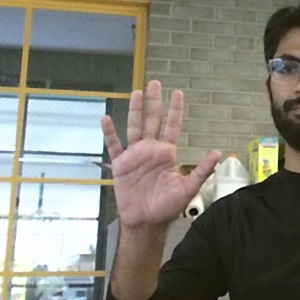
#> input picture Naveen/Backup/images/10_l.jpg, 300 x 300 px, given in place of the camera
$ python hand_detector2.py   (older library calls are emulated)
#> lines starting #> are read from the running program, lines starting #| are printed output that depends on the picture; after the words box and inside, x2 and y2 are one past the last pixel; in counts of white or black regions, pixels touching at a corner belong together
import cv2
import numpy as np
import time

#Open Camera object
cap = cv2.VideoCapture(0)

#Decrease frame size
cap.set(cv2.CAP_PROP_FRAME_WIDTH, 1000)
cap.set(cv2.CAP_PROP_FRAME_HEIGHT, 600)

def nothing(x):
    pass

# Function to find angle between two vectors
# [7 lines left out: function Angle, not called in this run]

# Function to find distance between two points in a list of lists
def FindDistance(A,B):
    return np.sqrt(np.power((A[0][0]-B[0][0]),2) + np.power((A[0][1]-B[0][1]),2))


# Creating a window for HSV track bars
cv2.namedWindow('HSV_TrackBar')

# Starting with 100's to prevent error while masking
h,s,v = 100,100,100

# Creating track bar
cv2.createTrackbar('h', 'HSV_TrackBar',0,179,nothing)
cv2.createTrackbar('s', 'HSV_TrackBar',0,255,nothing)
cv2.createTrackbar('v', 'HSV_TrackBar',0,255,nothing)

while(1):

    #Measure execution time
    start_time = time.time()

    #Capture frames from the camera
    ret, frame = cap.read()
#> frame is the input picture: shape (300, 300, 3); mean B, G, R 120.8, 130.9, 131.9

    #Blur the image
    blur = cv2.blur(frame,(3,3))

 	#Convert to HSV color space
    hsv = cv2.cvtColor(blur,cv2.COLOR_BGR2HSV)
#> hsv: shape (300, 300, 3); mean H, S, V 47.9, 50.4, 139.3

    #Create a binary image with where white will be skin colors and rest is black
    mask2 = cv2.inRange(hsv,np.array([2,50,50]),np.array([15,255,255]))
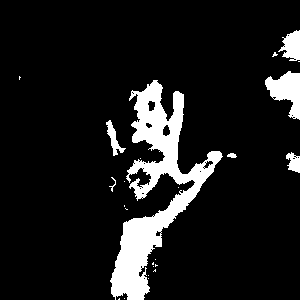
#> mask2: shape (300, 300); 10.6% white; 24 white regions (17 under 20 px), largest, box (x1, y1, x2, y2) and area: (110, 80, 223, 300) 7632, (265, 71, 300, 120) 948, (278, 30, 300, 61) 436

    #Kernel matrices for morphological transformation
    kernel_square = np.ones((11,11),np.uint8)
    kernel_ellipse= cv2.getStructuringElement(cv2.MORPH_ELLIPSE,(5,5))

    #Perform morphological transformations to filter out the background noise
    #Dilation increase skin color area
    #Erosion increase skin color area
    dilation = cv2.dilate(mask2,kernel_ellipse,iterations = 1)
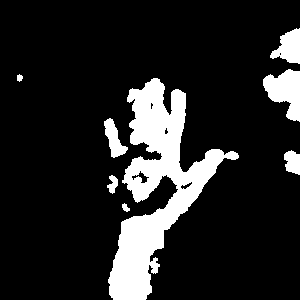
#> dilation: shape (300, 300); 14.5% white; 8 white regions, largest, box (x1, y1, x2, y2) and area: (108, 78, 239, 300) 10265, (263, 69, 300, 122) 1193, (270, 28, 300, 64) 666
    erosion = cv2.erode(dilation,kernel_square,iterations = 1)
#> erosion: shape (300, 300); 5.4% white; 9 white regions (2 under 20 px), largest, box (x1, y1, x2, y2) and area: (115, 192, 193, 300) 2392, (137, 87, 181, 178) 1433, (270, 76, 300, 115) 540
    dilation2 = cv2.dilate(erosion,kernel_ellipse,iterations = 1)
#> dilation2: shape (300, 300); 7.8% white; 7 white regions, largest, box (x1, y1, x2, y2) and area: (113, 190, 195, 300) 2998, (135, 85, 188, 182) 2384, (268, 74, 300, 117) 725
    filtered = cv2.medianBlur(dilation2,5)
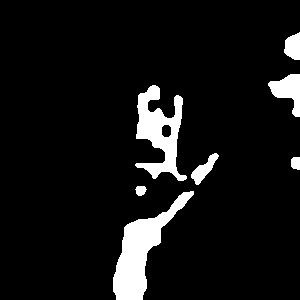
#> filtered: shape (300, 300); 7.8% white; 7 white regions, largest, box (x1, y1, x2, y2) and area: (113, 191, 194, 300) 2997, (135, 85, 187, 181) 2388, (268, 74, 300, 117) 723
    kernel_ellipse= cv2.getStructuringElement(cv2.MORPH_ELLIPSE,(8,8))
    dilation2 = cv2.dilate(filtered,kernel_ellipse,iterations = 1)
#> dilation2: shape (300, 300); 12.2% white; 5 white regions, box (x1, y1, x2, y2) and area: (110, 82, 223, 300) 8883, (265, 71, 300, 121) 1091, (281, 29, 300, 64) 545, (132, 183, 151, 200) 264, (288, 154, 300, 174) 220
    kernel_ellipse= cv2.getStructuringElement(cv2.MORPH_ELLIPSE,(5,5))
    dilation3 = cv2.dilate(filtered,kernel_ellipse,iterations = 1)
#> dilation3: shape (300, 300); 10.1% white; 6 white regions, box (x1, y1, x2, y2) and area: (133, 83, 221, 187) 3816, (111, 189, 196, 300) 3604, (266, 72, 300, 119) 917, (282, 30, 300, 62) 441, (133, 184, 149, 198) 173, (289, 155, 300, 172) 165
    median = cv2.medianBlur(dilation2,5)
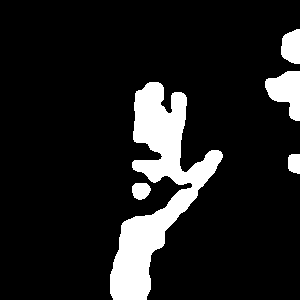
#> median: shape (300, 300); 12.2% white; 5 white regions
    ret,thresh = cv2.threshold(median,127,255,0)

    #Find contours of the filtered frame
    _, contours, _ = cv2.findContours(thresh,cv2.RETR_TREE,cv2.CHAIN_APPROX_SIMPLE)
#> contours = 5 contours; box (x1, y1, x2, y2) and area: (110, 82, 223, 300) 8539, (265, 71, 300, 121) 1016, (281, 29, 300, 64) 498, (132, 183, 151, 200) 230, (288, 154, 300, 174) 188

    #Draw Contours
    #cv2.drawContours(frame, cnt, -1, (122,122,0), 3)
    #cv2.imshow('Dilation',median)

	#Find Max contour area (Assume that hand is in the frame)
    max_area=100
    ci=0
    for i in range(len(contours)):
        cnt=contours[i]
        area = cv2.contourArea(cnt)
        if(area>max_area):
            max_area=area
            ci=i
#> this loop made 5 passes
#> (area, max_area, ci) on passes 1, 3: (230, 230, 0), (8539, 8539, 2)
#> after the loop, ci = 2; max_area = 8539

	#Largest area contour
    cnts = contours[ci]
#> cnts = contour of 294 points, box (x1, y1, x2, y2) (110, 82, 223, 300), area 8539

    #Find convex hull
    hull = cv2.convexHull(cnts)
#> hull = contour of 16 points, box (x1, y1, x2, y2) (110, 82, 223, 300), area 14580

    #Find convex defects
    hull2 = cv2.convexHull(cnts,returnPoints = False)
#> hull2 = [293, 268, 266, 265, 223, 221, 220, 216, 156, 155, 149, 148, 10, 8, 2, 0]
    defects = cv2.convexityDefects(cnts,hull2)
#> defects = [[0, 2, 1, 114], [2, 8, 5, 546], [8, 10, 9, 114], [10, 148, 87, 17712], [149, 155, 150, 114], [156, 216, 175, 4437], [216, 220, 217, 114], [221, 223, 222, 114], [223, 265, 244, 11118], [266, 268, 267, 114], [268, 293, 278, 6257]]

    #Get defect points and draw them in the original image
    FarDefect = []
    for i in range(defects.shape[0]):
        s,e,f,d = defects[i,0]
        start = tuple(cnts[s][0])
        end = tuple(cnts[e][0])
        far = tuple(cnts[f][0])
        FarDefect.append(far)
        cv2.line(frame,start,end,[0,255,0],1)
        cv2.circle(frame,far,10,[100,255,255],3)
#> this loop made 11 passes
#> (s, e, f, d, start, end, far) on passes 1 to 7: (0, 2, 1, 114, (149, 82), (147, 83), (148, 83)), (2, 8, 5, 546, (147, 83), (136, 91), (141, 90)), (8, 10, 9, 114, (136, 91), (135, 93), (136, 92)), (10, 148, 87, 17712, (135, 93), (110, 274), (192, 186)), (149, 155, 150, 114, (110, 293), (113, 299), (111, 294)), (156, 216, 175, 4437, (146, 299), (220, 161), (151, 253)), (216, 220, 217, 114, (220, 161), (222, 157), (220, 160))
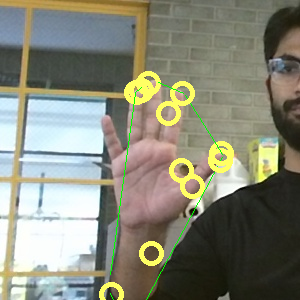
#> frame: shape (300, 300, 3); mean B, G, R 119.6, 135.4, 134.6
#> after the loop, FarDefect = [(148, 83), (141, 90), (136, 92), (192, 186), (111, 294), (151, 253), (220, 160), (221, 153), (181, 170), (182, 93), (168, 113)]

	#Find moments of the largest contour
    moments = cv2.moments(cnts)
#> moments = moments, m00 8539, centre m10/m00, m01/m00 = (155.8, 188.9)

    #Central mass of first order moments
    if moments['m00']!=0:
        cx = int(moments['m10']/moments['m00']) # cx = M10/M00
#> cx = 155
        cy = int(moments['m01']/moments['m00']) # cy = M01/M00
#> cy = 188
    centerMass=(cx,cy)
#> centerMass = (155, 188)

    #Draw center mass
    cv2.circle(frame,centerMass,7,[100,0,255],2)
    font = cv2.FONT_HERSHEY_SIMPLEX
#> font = 0
    cv2.putText(frame,'Center',tuple(centerMass),font,2,(255,255,255),2)

    #Distance from each finger defect(finger webbing) to the center mass
    distanceBetweenDefectsToCenter = []
    for i in range(0,len(FarDefect)):
        x =  np.array(FarDefect[i])
        centerMass = np.array(centerMass)
        distance = np.sqrt(np.power(x[0]-centerMass[0],2)+np.power(x[1]-centerMass[1],2))
        distanceBetweenDefectsToCenter.append(distance)
#> this loop made 11 passes
#> (x, distance) on passes 1 to 8: ([148, 83], 105.2), ([141, 90], 98.99), ([136, 92], 97.86), ([192, 186], 37.05), ([111, 294], 114.8), ([151, 253], 65.12), ([220, 160], 70.77), ([221, 153], 74.71)
#> after the loop, distanceBetweenDefectsToCenter = [105.2, 98.99, 97.86, 37.05, 114.8, 65.12, 70.77, 74.71, 31.62, 98.76, 76.12]

    #Get an average of three shortest distances from finger webbing to center mass
    sortedDefectsDistances = sorted(distanceBetweenDefectsToCenter)
#> sortedDefectsDistances = [31.62, 37.05, 65.12, 70.77, 74.71, 76.12, 97.86, 98.76, 98.99, 105.2, 114.8]
    AverageDefectDistance = np.mean(sortedDefectsDistances[0:2])
#> AverageDefectDistance = 34.34

    #Get fingertip points from contour hull
    #If points are in proximity of 80 pixels, consider as a single point in the group
    finger = []
    for i in range(0,len(hull)-1):
        if (np.absolute(hull[i][0][0] - hull[i+1][0][0]) > 80) or ( np.absolute(hull[i][0][1] - hull[i+1][0][1]) > 80):
            if hull[i][0][1] <500 :
                finger.append(hull[i][0])
#> this loop made 15 passes
#> after the loop, finger = [[220, 161], [110, 274]]

    #The fingertip points are 5 hull points with largest y coordinates
    finger =  sorted(finger,key=lambda x: x[1])
    fingers = finger[0:5]
#> fingers = [[220, 161], [110, 274]]

    #Calculate distance of each finger tip to the center mass
    fingerDistance = []
    for i in range(0,len(fingers)):
        distance = np.sqrt(np.power(fingers[i][0]-centerMass[0],2)+np.power(fingers[i][1]-centerMass[0],2))
        fingerDistance.append(distance)
#> this loop made 2 passes
#> distance on passes 1 to 2: 65.28, 127.2
#> after the loop, fingerDistance = [65.28, 127.2]

    #Finger is pointed/raised if the distance of between fingertip to the center mass is larger
    #than the distance of average finger webbing to center mass by 130 pixels
    result = 0
    for i in range(0,len(fingers)):
        if fingerDistance[i] > AverageDefectDistance+130:
            result = result +1
#> this loop made 2 passes
#> after the loop, result = 0

    #Print number of pointed fingers
    cv2.putText(frame,str(result),(100,100),font,2,(255,255,255),2)
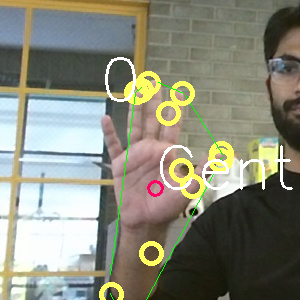
#> frame: shape (300, 300, 3); mean B, G, R 121.7, 136.8, 136.3

    # [11 lines of commented-out code are left out]
    x,y,w,h = cv2.boundingRect(cnts)
#> x = 110; y = 82; w = 113; h = 218
    img = cv2.rectangle(frame,(x,y),(x+w,y+h),(0,255,0),2)

    cv2.drawContours(frame,[hull],-1,(255,255,255),2)
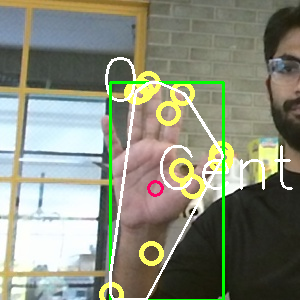
#> frame: shape (300, 300, 3); mean B, G, R 122.8, 140.4, 136.4

    ##### Show final image ########
    cv2.imshow('Dilation',frame)
    ###############################

    #Print execution time
    #print time.time()-start_time

    #close the output video by pressing 'ESC'
    k = cv2.waitKey(5) & 0xFF
#> (key Esc is pressed here)
    if k == 27:
        break


cap.release()
cv2.destroyAllWindows()

$ run again, on Naveen/Backup/images/11_l.jpg
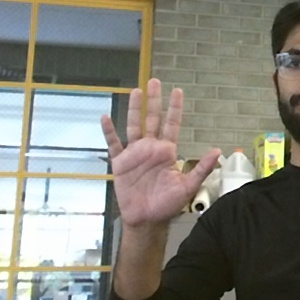
#> input picture Naveen/Backup/images/11_l.jpg, 300 x 300 px, given in place of the camera
#> frame is the input picture: shape (300, 300, 3); mean B, G, R 124, 133.5, 134.3
#> hsv: shape (300, 300, 3); mean H, S, V 48.6, 48.8, 141.8
#> `mask2 = cv2.inRange(hsv,np.array([2,50,50]),np.array([15,255,255]))`:
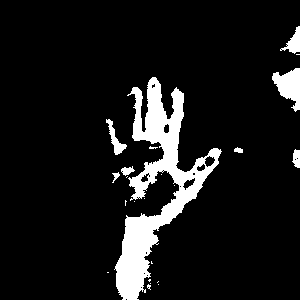
#> mask2: shape (300, 300); 9.6% white; 23 white regions (15 under 20 px), largest, box (x1, y1, x2, y2) and area: (114, 77, 222, 300) 7150, (272, 68, 300, 112) 703, (280, 26, 300, 54) 248
#> dilation: shape (300, 300); 13.5% white; 8 white regions, largest, box (x1, y1, x2, y2) and area: (110, 75, 224, 300) 10036, (270, 66, 300, 114) 898, (104, 117, 129, 157) 454
#> erosion: shape (300, 300); 4.4% white; 11 white regions (4 under 20 px), largest, box (x1, y1, x2, y2) and area: (119, 190, 194, 300) 1939, (136, 83, 181, 179) 1359, (277, 72, 300, 107) 365
#> filtered: shape (300, 300); 6.6% white; 9 white regions (3 under 20 px), largest, box (x1, y1, x2, y2) and area: (117, 82, 205, 300) 5046, (276, 70, 300, 109) 497, (131, 179, 146, 197) 164, (289, 29, 300, 53) 147, (294, 151, 300, 165) 62, (115, 146, 121, 150) 20
#> dilation3: shape (300, 300); 8.9% white; 9 white regions, largest, box (x1, y1, x2, y2) and area: (115, 80, 207, 300) 6585, (274, 68, 300, 111) 642, (129, 177, 148, 199) 285
#> median: shape (300, 300); 11% white; 6 white regions
#> contours = 6 contours; box (x1, y1, x2, y2) and area: (114, 79, 209, 300) 8093, (273, 67, 300, 113) 718, (286, 26, 300, 57) 266, (291, 148, 300, 169) 134, (112, 143, 125, 154) 99, (211, 149, 221, 159) 68
#> the loop `for i in range(len(contours)):` made 6 passes
#> (area, max_area, ci) on passes 2, 4: (133.5, 133.5, 1), (8093, 8093, 3)
#> after the loop `for i in range(len(contours)):`: ci = 3; max_area = 8093
#> cnts = contour of 316 points, box (x1, y1, x2, y2) (114, 79, 209, 300), area 8093
#> hull = contour of 19 points, box (x1, y1, x2, y2) (114, 79, 209, 300), area 13068
#> hull2 = 19 values, max 315 at index 0, min 0 at index 18, mean 188.2
#> defects = 13 rows, first 6: [0, 2, 1, 114], [2, 12, 9, 1400], [13, 169, 126, 13534], [170, 174, 173, 190], [174, 182, 175, 114], [183, 237, 216, 4624]
#> the loop `for i in range(defects.shape[0]):` made 13 passes
#> (s, e, f, d, start, end, far) on passes 1 to 7: (0, 2, 1, 114, (150, 79), (148, 80), (149, 80)), (2, 12, 9, 1400, (148, 80), (136, 91), (143, 92)), (13, 169, 126, 13534, (134, 93), (114, 264), (176, 189)), (170, 174, 173, 190, (114, 286), (116, 291), (116, 289)), (174, 182, 175, 114, (116, 291), (120, 299), (117, 292)), (183, 237, 216, 4624, (140, 299), (198, 196), (157, 232)), (237, 241, 240, 398, (198, 196), (203, 187), (199, 191))
#> after the loop `for i in range(defects.shape[0]):`: FarDefect = [(149, 80), (143, 92), (176, 189), (116, 289), (117, 292), (157, 232), (199, 191), (203, 186), (205, 181), (204, 169), (179, 166), (185, 95), (169, 113)]
#> moments = moments, m00 8093, centre m10/m00, m01/m00 = (154.8, 187.1)
#> cx = 154
#> cy = 187
#> `centerMass=(cx,cy)`: centerMass = (154, 187)
#> font = 0
#> the loop `for i in range(0,len(FarDefect)):` made 13 passes
#> (x, distance) on passes 1 to 8: ([149, 80], 107.1), ([143, 92], 95.63), ([176, 189], 22.09), ([116, 289], 108.8), ([117, 292], 111.3), ([157, 232], 45.1), ([199, 191], 45.18), ([203, 186], 49.01)
#> after the loop `for i in range(0,len(FarDefect)):`: distanceBetweenDefectsToCenter = [107.1, 95.63, 22.09, 108.8, 111.3, 45.1, 45.18, 49.01, 51.35, 53.14, 32.65, 97.08, 75.5]
#> sortedDefectsDistances = [22.09, 32.65, 45.1, 45.18, 49.01, 51.35, 53.14, 75.5, 95.63, 97.08, 107.1, 108.8, 111.3]
#> AverageDefectDistance = 27.37
#> the loop `for i in range(0,len(hull)-1):` made 18 passes
#> after the loop `for i in range(0,len(hull)-1):`: finger = [[198, 196], [114, 264]]
#> the loop `for i in range(0,len(fingers)):` made 2 passes
#> distance on passes 1 to 2: 60.83, 117
#> after the loop `for i in range(0,len(fingers)):`: fingerDistance = [60.83, 117]
#> the loop `for i in range(0,len(fingers)):` made 2 passes
#> after the loop `for i in range(0,len(fingers)):`: result = 0
#> `x,y,w,h = cv2.boundingRect(cnts)`: x = 114; y = 79; w = 95; h = 221
#> `cv2.drawContours(frame,[hull],-1,(255,255,255),2)`:
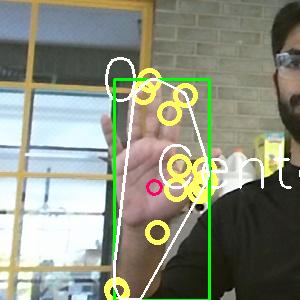
#> frame: shape (300, 300, 3); mean B, G, R 125.9, 143.3, 139.2

$ run again, on Naveen/Backup/images/12_l.jpg
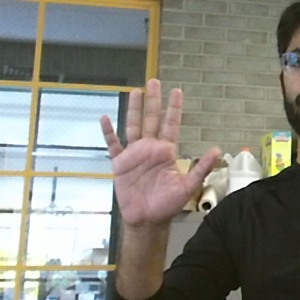
#> input picture Naveen/Backup/images/12_l.jpg, 300 x 300 px, given in place of the camera
#> frame is the input picture: shape (300, 300, 3); mean B, G, R 127.3, 136.5, 136.5
#> hsv: shape (300, 300, 3); mean H, S, V 51.2, 48, 144.5
#> `mask2 = cv2.inRange(hsv,np.array([2,50,50]),np.array([15,255,255]))`:
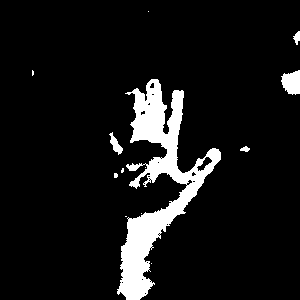
#> mask2: shape (300, 300); 8.6% white; 13 white regions (8 under 20 px), largest, box (x1, y1, x2, y2) and area: (117, 79, 221, 300) 7098, (281, 70, 300, 95) 359, (109, 132, 123, 155) 134, (293, 31, 300, 45) 60, (240, 146, 250, 152) 38
#> dilation: shape (300, 300); 11.7% white; 7 white regions (1 under 20 px), largest, box (x1, y1, x2, y2) and area: (112, 77, 223, 300) 9533, (279, 68, 300, 97) 474, (107, 130, 125, 157) 267, (291, 29, 300, 47) 119, (238, 144, 252, 154) 98, (30, 68, 36, 78) 48
#> erosion: shape (300, 300); 4.3% white; 4 white regions (2 under 20 px), largest, box (x1, y1, x2, y2) and area: (122, 83, 202, 300) 3682, (285, 75, 300, 91) 176
#> filtered: shape (300, 300); 6.2% white; 4 white regions, box (x1, y1, x2, y2) and area: (120, 82, 204, 300) 5277, (283, 73, 300, 93) 254, (211, 151, 219, 160) 54, (296, 35, 300, 43) 20
#> dilation3: shape (300, 300); 8.1% white; 4 white regions, box (x1, y1, x2, y2) and area: (118, 80, 206, 300) 6783, (281, 71, 300, 95) 348, (209, 149, 221, 162) 121, (294, 33, 300, 45) 50
#> median: shape (300, 300); 9.8% white; 4 white regions
#> contours = 4 contours; box (x1, y1, x2, y2) and area: (117, 79, 208, 300) 7748, (280, 70, 300, 97) 401, (208, 148, 223, 164) 172, (293, 32, 300, 47) 66
#> the loop `for i in range(len(contours)):` made 4 passes
#> (area, max_area, ci) on passes 1 to 2: (171.5, 171.5, 0), (7748, 7748, 1)
#> after the loop `for i in range(len(contours)):`: ci = 1; max_area = 7748
#> cnts = contour of 295 points, box (x1, y1, x2, y2) (117, 79, 208, 300), area 7748
#> hull = contour of 20 points, box (x1, y1, x2, y2) (117, 79, 208, 300), area 12874
#> hull2 = 20 values, max 294 at index 0, min 0 at index 19, mean 171.8
#> defects = 14 rows, first 6: [0, 2, 1, 114], [2, 14, 9, 944], [14, 16, 15, 114], [16, 143, 91, 14903], [143, 151, 146, 579], [152, 157, 154, 181]
#> the loop `for i in range(defects.shape[0]):` made 14 passes
#> (s, e, f, d, start, end, far) on passes 1 to 7: (0, 2, 1, 114, (150, 79), (148, 80), (149, 80)), (2, 14, 9, 944, (148, 80), (134, 92), (142, 90)), (14, 16, 15, 114, (134, 92), (133, 94), (134, 93)), (16, 143, 91, 14903, (133, 94), (119, 248), (183, 187)), (143, 151, 146, 579, (119, 248), (117, 286), (120, 272)), (152, 157, 154, 181, (117, 292), (124, 299), (122, 296)), (159, 161, 160, 164, (144, 298), (149, 292), (144, 297))
#> after the loop `for i in range(defects.shape[0]):`: FarDefect = [(149, 80), (142, 90), (134, 93), (183, 187), (120, 272), (122, 296), (144, 297), (148, 255), (203, 184), (206, 177), (179, 167), (184, 92), (182, 90), (167, 107)]
#> moments = moments, m00 7748, centre m10/m00, m01/m00 = (155.3, 183.9)
#> cx = 155
#> cy = 183
#> `centerMass=(cx,cy)`: centerMass = (155, 183)
#> font = 0
#> the loop `for i in range(0,len(FarDefect)):` made 14 passes
#> (x, distance) on passes 1 to 8: ([149, 80], 103.2), ([142, 90], 93.9), ([134, 93], 92.42), ([183, 187], 28.28), ([120, 272], 95.63), ([122, 296], 117.7), ([144, 297], 114.5), ([148, 255], 72.34)
#> after the loop `for i in range(0,len(FarDefect)):`: distanceBetweenDefectsToCenter = [103.2, 93.9, 92.42, 28.28, 95.63, 117.7, 114.5, 72.34, 48.01, 51.35, 28.84, 95.51, 96.84, 76.94]
#> sortedDefectsDistances = [28.28, 28.84, 48.01, 51.35, 72.34, 76.94, 92.42, 93.9, 95.51, 95.63, 96.84, 103.2, 114.5, 117.7]
#> AverageDefectDistance = 28.56
#> the loop `for i in range(0,len(hull)-1):` made 19 passes
#> after the loop `for i in range(0,len(hull)-1):`: finger = [[185, 93], [203, 185], [119, 248]]
#> the loop `for i in range(0,len(fingers)):` made 3 passes
#> distance on passes 1 to 3: 68.88, 56.6, 99.72
#> after the loop `for i in range(0,len(fingers)):`: fingerDistance = [68.88, 56.6, 99.72]
#> the loop `for i in range(0,len(fingers)):` made 3 passes
#> after the loop `for i in range(0,len(fingers)):`: result = 0
#> `x,y,w,h = cv2.boundingRect(cnts)`: x = 117; y = 79; w = 91; h = 221
#> `cv2.drawContours(frame,[hull],-1,(255,255,255),2)`:
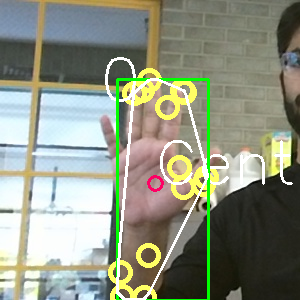
#> frame: shape (300, 300, 3); mean B, G, R 129.5, 146.8, 141.8
